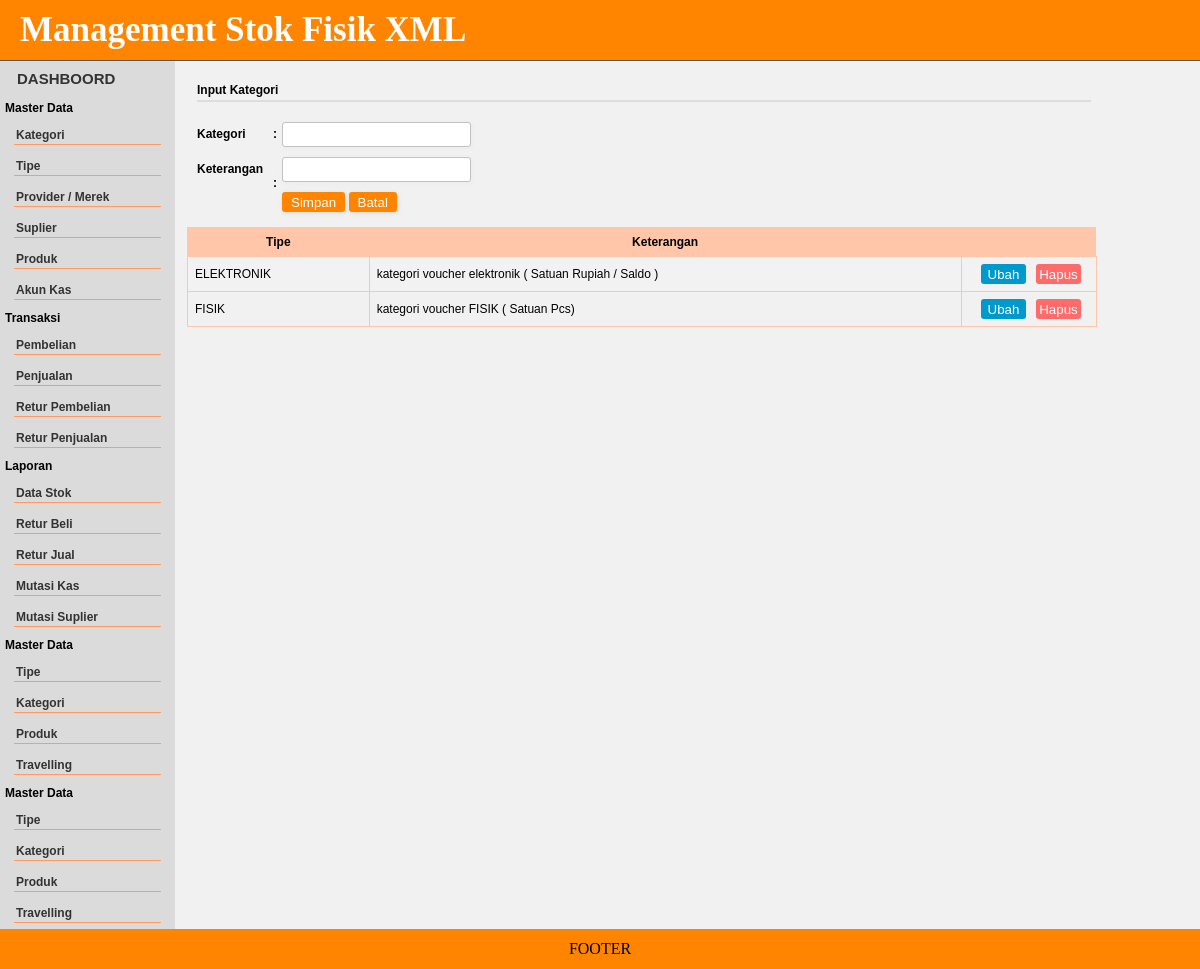
Page /?h=kategori on the committed database.
### tables this page shows
CREATE TABLE IF NOT EXISTS `kategori` (
  `nama` varchar(50) NOT NULL,
  `keterangan` varchar(200) default NULL,
  PRIMARY KEY  (`nama`)
);

### kategori.php (the view, shortened to what this page needs)
<?php
$btn="Simpan";
?>
<div class="form-style-2">
<div class="form-style-2-heading">Input Kategori</div>
<form action="" method="post">
<label for="field1"><span>Kategori<span class="required">:</span></span><input type="text" class="input-field" name="nama" value="<?php echo $set[nama];?>" /></label>
<label for="field2"><span>Keterangan <span class="required">:</span></span><input type="text" class="input-field" name="keterangan" value="<?php echo $set[keterangan];?>" /></label>
<label><span> </span><input type="submit" value="<?php echo $btn;?>" name="Simpan_Kategori" /> <input type="button" value="Batal" name="Batal" onclick="window.location='?h=<?php echo $_GET[h];?>'" />  </label>
</form>
</div>
<table id="tabel">
  <tr>
    <th>Tipe</th>
    <th>Keterangan</th>
    <th>&nbsp;</th>
  </tr>
<?php
$query = "SELECT * FROM   kategori  ";
$rs = mysql_query($query);
	while ($r = mysql_fetch_object($rs)) {
		echo "<tr valign='top'>
		<td>$r->nama</td>
		<td>$r->keterangan</td>
		<td class='options-width'> <a href='?h=$_GET[h]&id=$r->nama&act=editkat'><button class='button edit'>Ubah</button></a><a href='?h=$_GET[h]&id=$r->nama&act=hapkat'><button class='button hapus'>Hapus</button></a></td>
		</tr>  ";
	}
?>
</table>
 </div>

### css.css (style rules this page uses)
* { padding: 0; margin: 0; }
body { background: #f1f1f1; }
.hapus { width: 30px; height: 20px; background-color:#09F; border: none; color: white; border-radius: 3px; cursor: pointer; }
.edit { width: 30px; height: 30px; background: #0808BDFF; border: none; color: white; margin-left: 5px; border-radius: 3px; cursor: pointer; }

### tabel.css (style rules this page uses)
#tabel { font-family: arial; font-size: 12px; border-collapse: collapse; width: 100%; }
#tabel td, #tabel th { border: 1px solid #FFC6AA; padding: 7px; vertical-align:middle; }
#tabel th { font-weight: bold; border-right:#FFF; padding: 5px; }
#tabel tr:nth-child(even) { background-color: #f2f2f2; }
#tabel th { padding-top: 7px; padding-bottom: 7px; background-color:#FFC6AA; color:#000; }
#tabel td.options-width { width:120px; font-weight: bold; border-right:#FFF; padding: 7px; border-right: 1px solid #FFC6AA; text-align:center; vertical-align:middle; }
.button.edit { background-color: #0099CC; border-radius: 3px; color: white; height:20px; width:45px; }
.button.hapus { background-color:#FF6A6A; border-radius: 3px; color: white; height:20px; margin-left:10px; width:45px; }

### form.css (style rules this page uses)
.form-style-2 { padding: 10px 6px 5px 10px; font-family: arial; font-size: 12px; }
.form-style-2-heading { font-weight: bold; border-bottom: 2px solid #ddd; margin-bottom: 20px; font-family: arial; font-size: 12px; padding-bottom: 3px; }
.form-style-2 label { display: block; margin: 0px 0px 10px 0px; vertical-align:middle; }
.form-style-2 label > span { width: 80px; font-weight: bold; font-family: arial; font-size: 12px; float: left; padding-right: 5px; height:25px; margin-top:5px; vertical-align:middle; }
.form-style-2 span.required { float:right; height:25px; vertical-align:middle; margin-left:10px; }
.form-style-2 input.input-field, .form-style-2 .tel-number-field, .form-style-2 .textarea-field, .form-style-2 .select-field { box-sizing: border-box; -webkit-box-sizing: border-box; -moz-box-sizing: border-box; border: 1px solid #C2C2C2; box-shadow: 1px 1px 4px #EBEBEB; -moz-box-shadow: 1px 1px 4px #EBEBEB; -webkit-box-shadow: 1px 1px 4px #EBEBEB; border-radius: 3px; -webkit-border-radius: 3px; -moz-border-radius: 3px; padding: 5px; outline: none; height:25px; padding-top:3px; }
.form-style-2 input[type=submit], .form-style-2 input[type=button] { border: none; padding: 2px 9px 2px 9px; background: #FF8500; height:20px; color: #fff; box-shadow: 1px 1px 4px #DADADA; -moz-box-shadow: 1px 1px 4px #DADADA; -webkit-box-shadow: 1px 1px 4px #DADADA; border-radius: 3px; -webkit-border-radius: 3px; -moz-border-radius: 3px; cursor: pointer; }

### rows in the picture
kategori: nama "ELEKTRONIK", keterangan "kategori voucher elektronik ( Satuan Rupiah / Saldo )"
kategori: nama "FISIK", keterangan "kategori voucher FISIK ( Satuan Pcs)"
